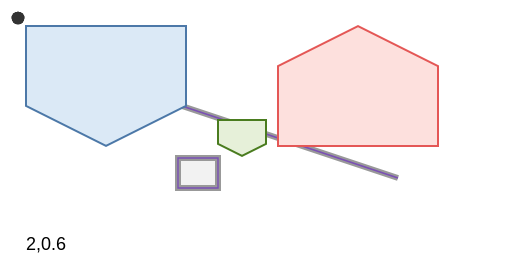

Here is the Vega-Lite specification saved for this chart:
### Vega specification from a JSON file in a GitHub repository (floating-point values rounded to 4 significant figures)
{"$schema": "https://vega.github.io/schema/vega/v6.json", "description": "The identity projection: no globe at all. Coordinates are already on the page and only the scale, the translation and a reflection touch them, which is what a chart whose geometry is a floor plan rather than a map wants. Its defaults are its own — scale 1 and translate [0, 0], where every spherical projection starts at 150 and the middle of a 960 by 500 page — and clipExtent, fitExtent and reflectY all work on it as they do on the rest. What does **not** work on it is everything a sphere has and this does not: the last two rows draw the same wide geometry twice, once plainly and once through a projection that also asks for a clipAngle, a centre, a rotation and a resampling precision, and the two land exactly on top of each other. Upstream applies a projection property only where the projection has a setter of that name, and d3-geo's identity projection has five; it also has no resampler at all, which is why the straight edges here stay straight rather than bulging along a great circle that is not there.", "width": 240, "height": 120, "padding": 5, "background": "white", "data": [{"name": "shape", "values": {"type": "FeatureCollection", "features": [{"type": "Feature", "properties": {}, "geometry": {"type": "Polygon", "coordinates": [[[0, 0], [40, 0], [40, 20], [20, 30], [0, 20], [0, 0]]]}}]}, "format": {"type": "json", "property": "features"}}, {"name": "spans", "values": {"type": "FeatureCollection", "features": [{"type": "Feature", "properties": {}, "geometry": {"type": "Polygon", "coordinates": [[[-100, 20], [-60, 20], [-60, 50], [-100, 50], [-100, 20]]]}}, {"type": "Feature", "properties": {}, "geometry": {"type": "LineString", "coordinates": [[-120, -40], [0, 0], [120, 40]]}}]}, "format": {"type": "json", "property": "features"}}, {"name": "pts", "values": [{"x": 5, "y": 5}, {"x": 30, "y": 15}, {"x": 20, "y": 25}]}], "projections": [{"name": "plain", "type": "identity", "scale": 2, "translate": [4, 4]}, {"name": "flipped", "type": "identity", "scale": 2, "translate": [130, 64], "reflectY": true}, {"name": "fitted", "type": "identity", "fit": {"signal": "data('shape')"}, "extent": [[100, 6], [124, 114]]}, {"name": "wide", "type": "identity", "scale": 0.5, "translate": [130, 60]}, {"name": "wideDeaf", "type": "identity", "scale": 0.5, "translate": [130, 60], "clipAngle": 8, "center": [-40, 25], "rotate": [60, -20], "precision": 0.1}], "signals": [{"name": "howBig", "update": "geoScale('plain') + ',' + geoScale('fitted')"}], "marks": [{"type": "shape", "from": {"data": "spans"}, "transform": [{"type": "geoshape", "projection": "wide"}], "encode": {"enter": {"fill": {"value": "#f2f2f2"}, "stroke": {"value": "#999999"}, "strokeWidth": {"value": 3}}}}, {"type": "shape", "from": {"data": "spans"}, "transform": [{"type": "geoshape", "projection": "wideDeaf"}], "encode": {"enter": {"fill": {"value": null}, "stroke": {"value": "#7a4fb5"}, "strokeWidth": {"value": 0.7}}}}, {"type": "shape", "from": {"data": "shape"}, "transform": [{"type": "geoshape", "projection": "plain"}], "encode": {"enter": {"fill": {"value": "#dbe9f6"}, "stroke": {"value": "#4c78a8"}}}}, {"type": "shape", "from": {"data": "shape"}, "transform": [{"type": "geoshape", "projection": "flipped"}], "encode": {"enter": {"fill": {"value": "#fde0dd"}, "stroke": {"value": "#e45756"}}}}, {"type": "shape", "from": {"data": "shape"}, "transform": [{"type": "geoshape", "projection": "fitted"}], "encode": {"enter": {"fill": {"value": "#e6f0d9"}, "stroke": {"value": "#4a7c1f"}}}}, {"type": "symbol", "from": {"data": "pts"}, "transform": [{"type": "geopoint", "projection": "plain", "fields": ["x", "y"], "as": ["px", "py"]}], "encode": {"enter": {"x": {"field": "px"}, "y": {"field": "py"}, "size": {"value": 40}, "fill": {"value": "#333"}}}}, {"type": "text", "encode": {"enter": {"x": {"value": 4}, "y": {"value": 116}, "fontSize": {"value": 9}}, "update": {"text": {"signal": "howBig"}}}}]}
